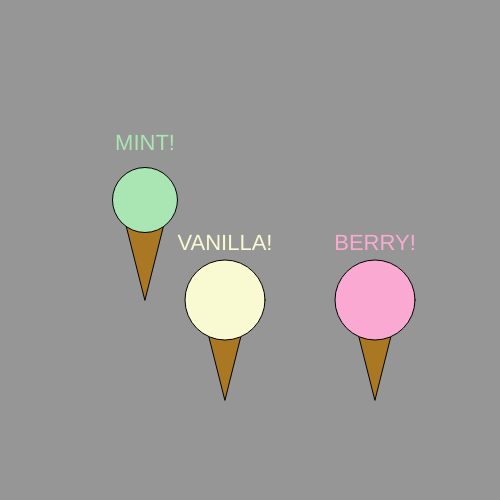
Frame 1 (no input)
Frame 60 (no input): identical to frame 1, image omitted
Frame 120 (the mouse pressed at the canvas centre since frame 60): identical to frame 1, image omitted

The p5.js sketch that drew this single still picture (run headless with seeded random() and noise() and a simulated clock; from frame 60 on, the mouse is pressed at the canvas centre):

// p5.js sketch
// ── sketch.js
function setup() 
{
  createCanvas(500, 500);
  textAlign(CENTER);
  textSize(22);

}

function draw() 
{
  background (150);
  iceCream(120, 200, 65, 170, 230, 180, "MINT!");
  iceCream(350, 300, 80, 250, 170, 210, "BERRY!");
  iceCream(200, 300, 80, 250, 250, 210, "VANILLA!");
}

function iceCream(x, y, diameter, r, g, b, flavor)
{
  fill(170,120,35); //set color of cone
  triangle(x,y, x + 50, y, x + 25, y + 100); //draw cone
  fill(r , g, b); //set color of ice cream
  ellipse(x + 25, y, diameter, diameter); //draw ice cream 
  text(flavor, x + 25, y - 50);  //draw flavor text
}
